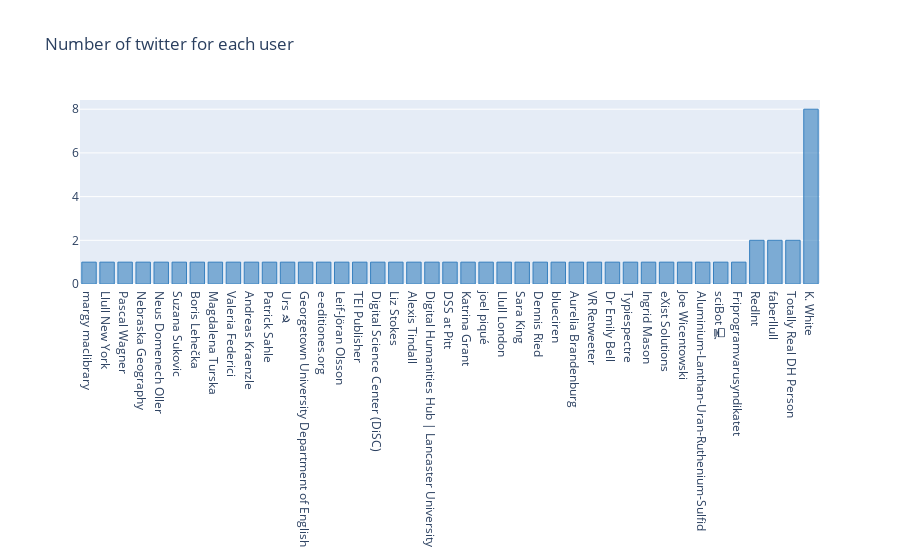

The notebook cell this image was saved under:
### Markdown cell above
**Plot barchart for Number of twitter for each user and sort by number**

### Code cell
# plot barchart for Number of twitter for each user
layout1=dict(autosize=True, xaxis=dict(automargin=True),title="Number of twitter for each user")
df['user.name'].value_counts(ascending=True).iplot(kind='bar',title="Number of twitter for each user", color="blue",layout=layout1)

'''
# Alternative method to run under SWAN where cufflinks can't be installed 
# import plotly express package for interactive charts
import plotly.express as px
import plotly.io as pio
pio.renderers.default = "plotly_mimetype+notebook_connected"

# create dataframe for user.name counts
user_counts = df['user.name'].value_counts(ascending=True).to_frame("Count").reset_index()
# show interative barchart by Number of twitter for each user
fig = px.bar(
    user_counts, x="index", y="Count", 
    labels=dict(Count="Counts", index="User"), 
    width=1600, height=800, title="Number of twitter for each user"
)
fig.update_xaxes(tickangle = 45)

fig.update_traces(marker_color='green')

fig.show()

'''

### Figure 1 — Plotly figure (JSON) as saved in the notebook; plotly's stock layout.template omitted (floating-point values rounded to 4 significant figures)
{"data": [{"marker": {"color": "rgba(55, 128, 191, 0.6)", "line": {"color": "rgba(55, 128, 191, 1.0)", "width": 1}}, "name": "user.name", "orientation": "v", "text": "", "type": "bar", "x": ["margy maclibrary", "Llull New York", "Pascal Wagner", "Nebraska Geography", "Neus Domenech Oller", "Suzana Sukovic", "Boris Lehečka", "Magdalena Turska", "Valeria Federici", "Andreas Kraenzle", "Patrick Sahle", "Urs ☭", "Georgetown University Department of English", "e-editiones.org", "Leif-Jöran Olsson", "TEI Publisher", "Digital Science Center (DiSC)", "Liz Stokes", "Alexis Tindall", "Digital Humanities Hub | Lancaster University", "DSS at Pitt", "Katrina Grant", "joel piqué", "Llull London", "Sara King", "Dennis Ried", "blueciren", "Aurelia Brandenburg", "VR Retweeter", "Dr Emily Bell", "Typiespectre", "Ingrid Mason", "eXist Solutions", "Joe Wicentowski", "Aluminium-Lanthan-Uran-Ruthenium-Sulfid", "sciBot 💻", "Friprogramvarusyndikatet", "RedInt", "faberllull", "Totally Real DH Person", "K. White"], "y": [1, 1, 1, 1, 1, 1, 1, 1, 1, 1, 1, 1, 1, 1, 1, 1, 1, 1, 1, 1, 1, 1, 1, 1, 1, 1, 1, 1, 1, 1, 1, 1, 1, 1, 1, 1, 1, 2, 2, 2, 8]}], "layout": {"autosize": true, "title": {"text": "Number of twitter for each user"}, "xaxis": {"automargin": true, "autorange": true, "range": [-0.5, 40.5], "type": "category"}, "yaxis": {"autorange": true, "range": [0, 8.421], "type": "linear"}}}
